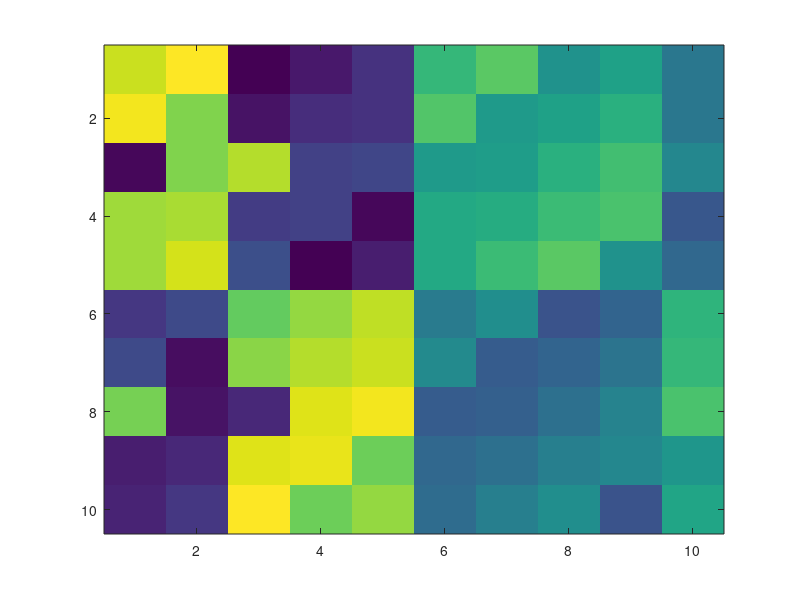

Reproduce this figure in MATLAB.
%% this is a script for stuff

A=magic(10);        %A is a matrix


%% another cell
B=A+1;

%% Plot the stuff
imagesc(B);
